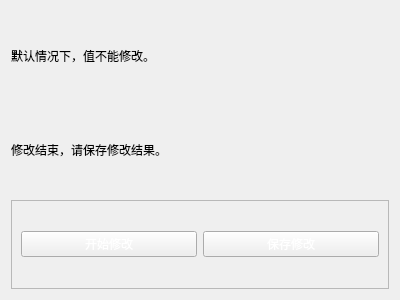
<?xml version="1.0" encoding="UTF-8"?>
<ui version="4.0">
    <class>Form</class>
    <widget class="QWidget" name="Form">
        <property name="geometry">
            <rect>
                <x>0</x>
                <y>0</y>
                <width>400</width>
                <height>300</height>
            </rect>
        </property>
        <property name="windowTitle">
            <string>修改值</string>
        </property>
        <layout class="QVBoxLayout" name="verticalLayout">
            <item>
                <widget class="QLabel" name="label">
                    <property name="text">
                        <string>默认情况下，值不能修改。</string>
                    </property>
                </widget>
            </item>
            <item>
                <widget class="QLabel" name="label_2">
                    <property name="text">
                        <string>修改结束，请保存修改结果。</string>
                    </property>
                </widget>
            </item>
            <item>
                <widget class="QFrame" name="frame">
                    <property name="frameShape">
                        <enum>QFrame::StyledPanel</enum>
                    </property>
                    <property name="frameShadow">
                        <enum>QFrame::Raised</enum>
                    </property>
                    <layout class="QHBoxLayout" name="horizontalLayout">
                        <item>
                            <widget class="QPushButton" name="btn_start">
                                <property name="styleSheet">
                                    <string notr="true">color: rgb(255, 255, 255); background-color: rgb(28, 177,
                                        245);
                                    </string>
                                </property>
                                <property name="text">
                                    <string>开始修改</string>
                                </property>
                            </widget>
                        </item>
                        <item>
                            <widget class="QPushButton" name="btn_save">
                                <property name="styleSheet">
                                    <string notr="true">color: rgb(255, 255, 255); background-color: rgb(28, 177,
                                        245);
                                    </string>
                                </property>
                                <property name="text">
                                    <string>保存修改</string>
                                </property>
                            </widget>
                        </item>
                    </layout>
                </widget>
            </item>
        </layout>
    </widget>
    <resources/>
    <connections/>
</ui>
